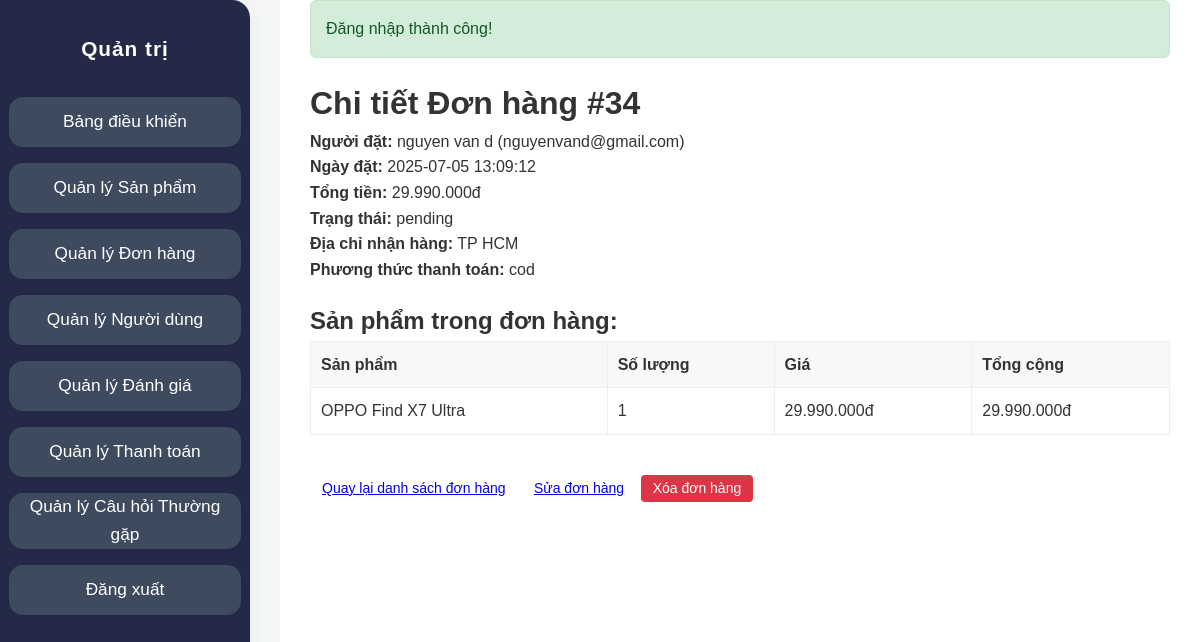
/ban-dien-thoai/admin/order_detail.php?id=34 (signed in), run on the app's committed database.
### tables this page shows
CREATE TABLE `orders` (
  `id` int(11) NOT NULL,
  `user_id` int(11) NOT NULL,
  `total_price` decimal(10,2) NOT NULL,
  `status` enum('pending','processing','shipped','completed','cancelled') DEFAULT 'pending',
  `user_confirmed_at` datetime DEFAULT NULL,
  `shipping_address` text NOT NULL,
  `shipping_phone` varchar(20) NOT NULL,
  `shipping_name` varchar(100) NOT NULL,
  `shipping_email` varchar(100) DEFAULT NULL,
  `payment_method` enum('cod','banking','momo','zalopay') NOT NULL,
  `payment_status` enum('pending','paid','failed') DEFAULT 'pending',
  `order_status` varchar(50) DEFAULT 'pending',
  `note` text DEFAULT NULL,
  `created_at` timestamp NOT NULL DEFAULT current_timestamp(),
  `updated_at` timestamp NOT NULL DEFAULT current_timestamp() ON UPDATE current_timestamp(),
  `notes` text DEFAULT NULL
);

CREATE TABLE `users` (
  `id` int(11) NOT NULL,
  `username` varchar(50) NOT NULL,
  `name` varchar(100) NOT NULL,
  `email` varchar(100) NOT NULL,
  `password` varchar(255) NOT NULL,
  `phone` varchar(20) DEFAULT NULL,
  `address` text DEFAULT NULL,
  `role` enum('user','admin') DEFAULT 'user',
  `status` enum('active','inactive') DEFAULT 'active',
  `created_at` timestamp NOT NULL DEFAULT current_timestamp(),
  `updated_at` timestamp NOT NULL DEFAULT current_timestamp() ON UPDATE current_timestamp(),
  `reset_token` varchar(64) DEFAULT NULL,
  `reset_token_expires` datetime DEFAULT NULL
);

CREATE TABLE `order_details` (
  `id` int(11) NOT NULL,
  `order_id` int(11) NOT NULL,
  `product_id` int(11) NOT NULL,
  `quantity` int(11) NOT NULL,
  `price` decimal(10,2) NOT NULL,
  `created_at` timestamp NOT NULL DEFAULT current_timestamp()
);

CREATE TABLE `products` (
  `id` int(11) NOT NULL,
  `name` varchar(255) NOT NULL,
  `slug` varchar(255) NOT NULL,
  `description` text DEFAULT NULL,
  `price` int(10) UNSIGNED NOT NULL,
  `sale_price` int(10) UNSIGNED DEFAULT NULL,
  `stock` int(11) NOT NULL DEFAULT 0,
  `image` varchar(255) DEFAULT NULL,
  `brand_id` int(11) DEFAULT NULL,
  `category_id` int(11) DEFAULT NULL,
  `sku` varchar(50) DEFAULT NULL,
  `specifications` longtext DEFAULT NULL CHECK (json_valid(`specifications`)),
  `status` enum('active','inactive') DEFAULT 'active',
  `created_at` timestamp NOT NULL DEFAULT current_timestamp(),
  `updated_at` timestamp NOT NULL DEFAULT current_timestamp() ON UPDATE current_timestamp(),
  `is_active` tinyint(1) DEFAULT 1
);

### ban-dien-thoai/admin/order_detail.php (the view, shortened to what this page needs)
<?php
require_once '../config/database.php';
require_once '../includes/functions.php';
$order_id = isset($_GET['id']) ? (int)$_GET['id'] : 0;
$stmt = $conn->prepare("SELECT o.*, u.name as user_name, u.email as user_email FROM orders o JOIN users u ON o.user_id = u.id WHERE o.id = ? LIMIT 1");
$stmt->bind_param('i', $order_id);
$stmt->execute();
$result = $stmt->get_result();
$order = $result->fetch_assoc();
$stmt_items = $conn->prepare("SELECT oi.*, p.name as product_name FROM order_details oi JOIN products p ON oi.product_id = p.id WHERE oi.order_id = ?");
$stmt_items->bind_param('i', $order_id);
$stmt_items->execute();
$result_items = $stmt_items->get_result();
$order_items = $result_items->fetch_all(MYSQLI_ASSOC);
?>
<!DOCTYPE html>
<html lang="vi">
<head>
    <link rel="stylesheet" href="../assets/css/style.css">
    <link rel="stylesheet" href="css/admin.css">
</head>
<body>
    <div class="admin-wrapper">
        <aside class="admin-sidebar">
            <h2>Quản trị</h2>
            <nav>
                <ul>
                    <?php $current_page = basename($_SERVER['PHP_SELF']); ?>
                    <li><a href="index.php" class="sidebar-link <?php echo ($current_page == 'index.php') ? 'active' : ''; ?>">Bảng điều khiển</a></li>
                    <li><a href="products.php" class="sidebar-link <?php echo ($current_page == 'products.php') ? 'active' : ''; ?>">Quản lý Sản phẩm</a></li>
                    <li><a href="orders.php" class="sidebar-link <?php echo ($current_page == 'orders.php') ? 'active' : ''; ?>">Quản lý Đơn hàng</a></li>
                    <li><a href="users.php" class="sidebar-link <?php echo ($current_page == 'users.php') ? 'active' : ''; ?>">Quản lý Người dùng</a></li>
                    <li><a href="reviews.php" class="sidebar-link <?php echo ($current_page == 'reviews.php') ? 'active' : ''; ?>">Quản lý Đánh giá</a></li>
                    <li><a href="online_payments.php" class="sidebar-link <?php echo ($current_page == 'online_payments.php') ? 'active' : ''; ?>">Quản lý Thanh toán</a></li>
                    <li><a href="faq_manage.php" class="sidebar-link <?php echo ($current_page == 'faq_manage.php') ? 'active' : ''; ?>">Quản lý Câu hỏi Thường gặp</a></li>
                    <li><a href="../logout.php" class="sidebar-link">Đăng xuất</a></li>
                </ul>
            </nav>
        </aside>
        <div class="admin-main-content">
            <main class="admin-content">
                <?php echo showMessage(); ?>
                <h1>Chi tiết Đơn hàng #<?php echo $order['id']; ?></h1>
                <div class="order-details">
                    <p><strong>Người đặt:</strong> <?php echo htmlspecialchars($order['user_name']); ?> (<?php echo htmlspecialchars($order['user_email']); ?>)</p>
                    <p><strong>Ngày đặt:</strong> <?php echo $order['created_at']; ?></p>
                    <p><strong>Tổng tiền:</strong> <?php echo formatPrice($order['total_price']); ?></p>
                    <p><strong>Trạng thái:</strong> <?php echo htmlspecialchars($order['payment_status']); ?></p>
                    <p><strong>Địa chỉ nhận hàng:</strong> <?php echo htmlspecialchars($order['shipping_address']); ?></p>
                    <p><strong>Phương thức thanh toán:</strong> <?php echo htmlspecialchars($order['payment_method']); ?></p>
                </div>
                <h2 style="margin-top: 20px;">Sản phẩm trong đơn hàng:</h2>
                <div class="admin-table-container">
                    <table class="admin-table">
                        <thead>
                            <tr>
                                <th>Sản phẩm</th>
                                <th>Số lượng</th>
                                <th>Giá</th>
                                <th>Tổng cộng</th>
                            </tr>
                        </thead>
                        <tbody>
                            <?php if (!empty($order_items)): ?>
                                <?php foreach ($order_items as $item): ?>
                                    <tr>
                                        <td><?php echo htmlspecialchars($item['product_name']); ?></td>
                                        <td><?php echo $item['quantity']; ?></td>
                                        <td><?php echo formatPrice($item['price']); ?></td>
                                        <td><?php echo formatPrice($item['quantity'] * $item['price']); ?></td>
                                    </tr>
                                <?php endforeach; ?>
                            <?php else: ?>
                                <tr>
                                    <td colspan="4">Không có sản phẩm nào trong đơn hàng này.</td>
                                </tr>
                            <?php endif; ?>
                        </tbody>
                    </table>
                </div>
                <div style="margin-top: 20px;">
                    <a href="orders.php" class="admin-btn">Quay lại danh sách đơn hàng</a>
                    <a href="order_edit.php?id=<?php echo $order['id']; ?>" class="admin-btn">Sửa đơn hàng</a>
                    <a href="order_delete.php?id=<?php echo $order['id']; ?>" class="admin-btn admin-btn-danger" onclick="return confirm('Bạn có chắc chắn muốn xóa đơn hàng này không?');">Xóa đơn hàng</a>
                </div>
            </main>
        </div>
    </div>
</body>
</html>

### ban-dien-thoai/assets/css/style.css (style rules this page uses)
* { margin: 0; padding: 0; box-sizing: border-box; }
html { overflow-x: hidden; scroll-behavior: smooth; }
body { font-family: -apple-system, BlinkMacSystemFont, "Segoe UI", Roboto, Helvetica, Arial, sans-serif, "Apple Color Emoji", "Segoe UI Emoji", "Segoe UI Symbol"; line-height: 1.6; color: #333; background-color: #f8f9fa; display: flex; flex-direction: column; min-height: 100vh; padding-top: 70px; }
main { flex-grow: 1; padding: 20px 0; }

### ban-dien-thoai/admin/css/admin.css (style rules this page uses)
body { background-color: #f4f7f6; margin: 0; font-family: Arial, sans-serif; padding: 0 !important; }
.admin-wrapper { display: flex; min-height: 100vh; }
.admin-sidebar { background: #232946; width: 250px; height: 100vh; position: fixed; left: 0; margin: 0; padding: 32px 0 0 0; display: flex; flex-direction: column; align-items: center; box-shadow: 0 4px 16px rgba(44,62,80,0.08); border-radius: 0 18px 18px 0; z-index: 1000; }
.admin-sidebar h2 { text-align: center; margin-bottom: 32px; color: #fff; font-size: 1.3rem; letter-spacing: 1px; font-weight: 700; }
.admin-sidebar nav ul { display: flex; flex-direction: column; gap: 16px; padding: 0; align-items: center; width: 100%; margin: 0; }
.admin-sidebar nav ul li { margin: 0; width: 100%; }
.sidebar-link { width: 95%; min-height: 50px; background: #3e4a5e; color: #fff; border-radius: 14px; display: flex; align-items: center; justify-content: center; font-size: 1.08rem; font-weight: 500; text-align: center; text-decoration: none; transition: background 0.2s, color 0.2s, box-shadow 0.2s; box-sizing: border-box; padding: 0 10px; margin: 0 auto; gap: 10px; box-shadow: 0 1px 4px rgba(44,62,80,0.04); }
.admin-main-content { flex: 1; padding: 0 30px 30px 30px; background: #fff; min-height: 100vh; margin-left: 280px; }
.admin-table-container { overflow-x: auto; }
.admin-table { width: 100%; border-collapse: collapse; margin-bottom: 20px; }
.admin-table th, .admin-table td { border: 1px solid #eee; padding: 10px; text-align: left; }
.admin-table th { background: #f8f8f8; }
.admin-actions a, .admin-btn { display: inline-block; margin: 0; min-width: 60px; text-align: center; font-size: 14px; padding: 5px 12px; border-radius: 4px; line-height: 1.2; }
.admin-btn-danger { background-color: #dc3545; color: #fff !important; text-decoration: none !important; }
.admin-content { margin-top: 0 !important; padding-top: 0 !important; }

### data on the page
orders: id "34", user.name "nguyen van d", user.email "nguyenvand@gmail.com", created_at "2025-07-05 13:09:12", total_price "29.990.000đ", payment_status "pending", shipping_address "TP HCM", payment_method "cod"
order_details: product.name "OPPO Find X7 Ultra", quantity "1", price "29.990.000đ", formatPrice($item['quantity'] * $item['price']) "29.990.000đ"

### other printed values
$text "Đăng nhập thành công!"
